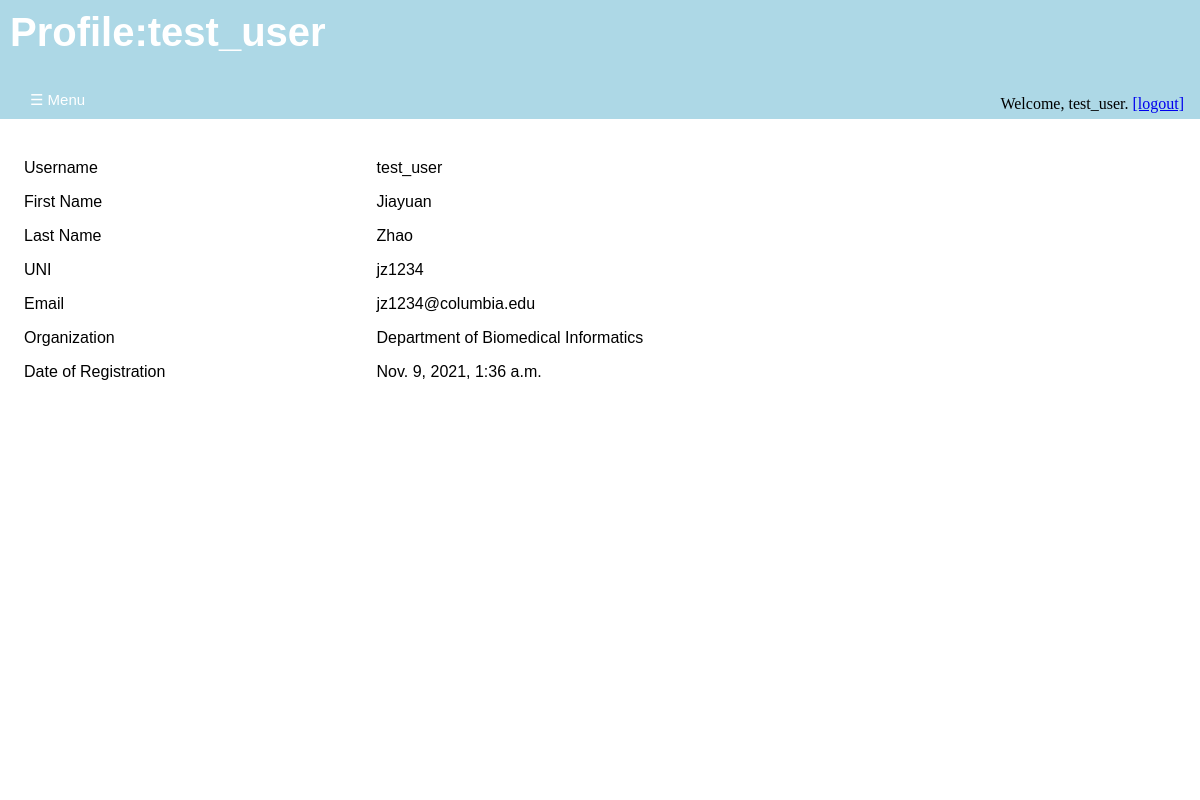
Screenshot of /annotations/profile (signed in) with the database file from the repository.
### annotations/models.py (models this page shows, shortened)
class User(auth_user):
    UNI = models.CharField(max_length = 8, unique=True)
    register_date = models.DateTimeField('date of registration', blank = True)
    organizations = models.ForeignKey('Organization', on_delete=models.PROTECT,null = True, blank = True)

class Organization(models.Model):
    organization_name = models.CharField(max_length = 40, unique=True)
    supervisor = models.ForeignKey(User, on_delete=models.SET_NULL, null = True, blank = True)
    def __str__(self):
      return self.organization_name

### annotations/views.py (the view)
# urls.py: path('profile', views.user_profile_view, name = 'profile'),
def user_profile_view(request):
    user = User.objects.get(username=request.user.username)
    user_info = {
      "username": user.username,
      "firstname": user.first_name,
      "lastname": user.last_name,
      "UNI": user.UNI,
      "email": user.email,
      "organization": user.organizations,
      "register_date": user.register_date,
    }
    return render(request, "annotations/profile.html", user_info)

### annotations/templates/annotations/profile.html (shortened to what this page needs)
{% extends 'annotations/base.html' %}
{% block content %}
    <div id='title' class='title'>
      <h1>Profile:{{ username }}</h1>
      <div id='login-widget' class='login-widget'>
      {% if user.is_authenticated %}
         <p>Welcome, {{ user.get_username }}.</p>
         <a href="{% url 'annotations:logout' %}">[logout]</a>
      {% else %}
        <p>Welcome, new user.</p>
        <a href="{% url 'annotations:login' %}" >[login]</a>
        <a href="{% url 'annotations:registration' %}" >[register]</a>
      {% endif %}
      </div>
      <button class="openbutton" onclick="openNav()">&#9776; Menu</button>
    </div>
    <div id='body' class='body'>
      <table>
        <tr>
          <td>Username<td>
          <td>{{ username }}<td>
        </tr>
        <tr>
          <td>First Name<td>
          <td>{{ firstname }}<td>
        </tr>
        <tr>
          <td>Last Name<td>
          <td>{{ lastname }}<td>
        </tr>
        <tr>
          <td>UNI<td>
          <td>{{ UNI }}<td>
        </tr>
        <tr>
          <td>Email<td>
          <td>{{ email }}<td>
        </tr>
        <tr>
          <td>Organization<td>
          <td>{{ organization }}<td>
        </tr>
        <tr>
          <td>Date of Registration<td>
          <td>{{ register_date }}<td>
        </tr>
      </table>
    </div>
{% endblock %}

### annotations/static/annotations/style.css (style rules this page uses)
div#login-widget.login-widget { position: absolute; right: 1em; bottom: 0px; width: auto; height: 1.5em; }
.login-widget a { display: inline-block; }
.login-widget p { display: inline-block; margin-block-start: 0em; margin-block-end: 0em; }
div#title.title { background-color: lightblue; align-items: center; position:fixed; top:0px; left:0px; height:calc(10% + 39px); width: 100%; transition: margin-left .8s; transition: width .8s; display: flex; flex: 1 1 auto; justify-content: flex-start; }
.title h1 { position: absolute; font-size: 2.5em; z-index: 1; top: 0em; margin-block-start: 0em; margin-block-end: 0em; padding-top: 0.25em; padding-left: 0.25em; }
.openbutton { position: absolute; bottom: 0; z-index: 1; font-size: 15px; cursor: pointer; background-color: lightblue; color: white; float: left; padding: 10px 2em; border: none; }
div#body.body { position:absolute; left:0px; top: calc(10% + 39px); height: 85%; width: 100%; background-color: white; transition: margin-left .8s; transition: width .8s; display: flex; flex: 1 1 auto; flex-direction:column; justify-content: flex-start; padding-left: 1em; }
h1 { display: table-cell; color: white; text-align: left; font-size: 2em; font-family: Arial, Helvetica, sans-serif; }
table { top: 10%; margin-top: 2em; width: 80%; padding: 0; border-collapse: collapse; font-family: Arial, Helvetica, sans-serif; table-layout:auto; }
td, th { text-align: left; padding: 0.5em; text-decoration: none; }

### rows the page displays
User: UNI "jz1234", register_date "Nov. 9, 2021, 1:36 a.m."
Organization: organization_name "Department of Biomedical Informatics"

### other values shown
{{ username }} "test_user"
{{ user.get_username }} "test_user"
{{ firstname }} "Jiayuan"
{{ lastname }} "Zhao"
{{ email }} "jz1234@columbia.edu"
